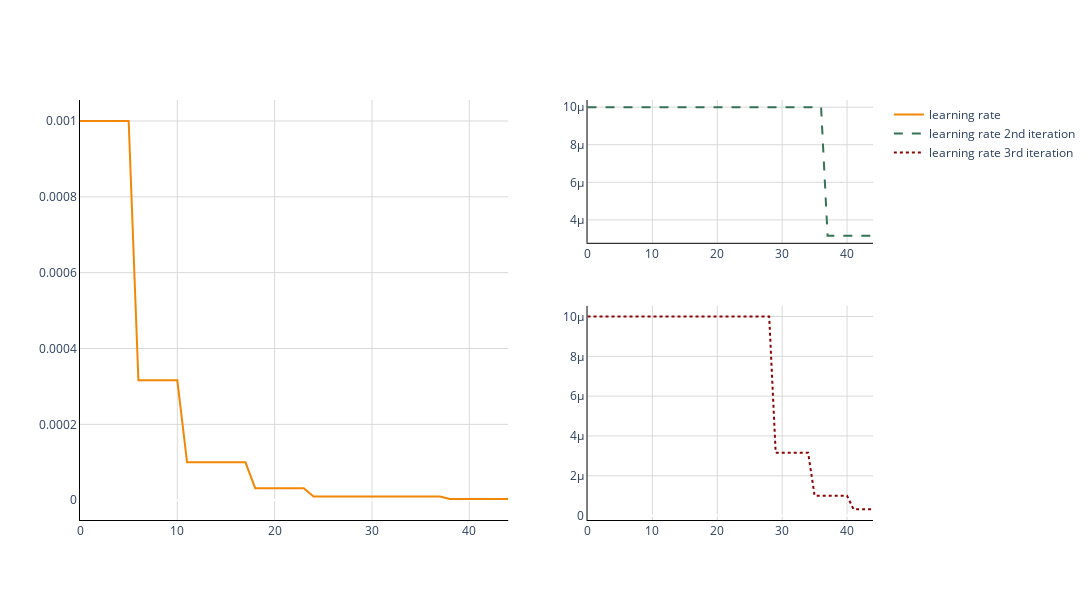

The cell this chart's notebook holds for it:
### Code cell
fig = make_subplots(
    rows=2, cols=2,
    column_widths=[0.6, 0.4],
    row_heights=[0.4, 0.6],
    specs=[[{"type": "scatter", "rowspan": 2}, {"type": "scatter"}],
           [None, {"type": "scatter"}]])

fig.add_trace(go.Scatter(x=list(range(log_history_1.shape[0])), y=log_history_1.lr,
                         mode='lines',
                         name='learning rate',
                         marker=dict(color="#F28705")),
              row=1, col=1)

fig.add_trace(go.Scatter(x=list(range(log_history_1_2nd.shape[0])), y=log_history_1_2nd.lr,
                         mode='lines',
                         name='learning rate 2nd iteration',
                         line=dict(color="#347355", dash='dash')),
              row=1, col=2)

fig.add_trace(go.Scatter(x=list(range(log_history_1_3rd.shape[0])), y=log_history_1_3rd.lr,
                         mode='lines',
                         name='learning rate 3rd iteration',
                         line=dict(color="#8C0303", dash='dot')),
              row=2, col=2)

fig.update_layout(height=600,
                  width=1300,
                  plot_bgcolor='white')

fig.update_xaxes(showline=True, linecolor='black', gridcolor='#D9D9D9')
fig.update_yaxes(showline=True, linecolor='black', gridcolor='#D9D9D9')

fig.show()

### Figure 1 — Plotly figure (JSON) as saved in the notebook; plotly's stock layout.template omitted (floating-point values rounded to 4 significant figures)
{"data": [{"marker": {"color": "#F28705"}, "mode": "lines", "name": "learning rate", "x": [0, 1, 2, 3, 4, 5, 6, 7, 8, 9, 10, 11, 12, 13, 14, 15, 16, 17, 18, 19, 20, 21, 22, 23, 24, 25, 26, 27, 28, 29, 30, 31, 32, 33, 34, 35, 36, 37, 38, 39, 40, 41, 42, 43, 44], "y": [0.001, 0.001, 0.001, 0.001, 0.001, 0.001, 0.0003162, 0.0003162, 0.0003162, 0.0003162, 0.0003162, 0.0001, 0.0001, 0.0001, 0.0001, 0.0001, 0.0001, 0.0001, 3.162e-05, 3.162e-05, 3.162e-05, 3.162e-05, 3.162e-05, 3.162e-05, 1e-05, 1e-05, 1e-05, 1e-05, 1e-05, 1e-05, 1e-05, 1e-05, 1e-05, 1e-05, 1e-05, 1e-05, 1e-05, 1e-05, 3.162e-06, 3.162e-06, 3.162e-06, 3.162e-06, 3.162e-06, 3.162e-06, 3.162e-06], "type": "scatter", "xaxis": "x", "yaxis": "y"}, {"line": {"color": "#347355", "dash": "dash"}, "mode": "lines", "name": "learning rate 2nd iteration", "x": [0, 1, 2, 3, 4, 5, 6, 7, 8, 9, 10, 11, 12, 13, 14, 15, 16, 17, 18, 19, 20, 21, 22, 23, 24, 25, 26, 27, 28, 29, 30, 31, 32, 33, 34, 35, 36, 37, 38, 39, 40, 41, 42, 43, 44], "y": [1e-05, 1e-05, 1e-05, 1e-05, 1e-05, 1e-05, 1e-05, 1e-05, 1e-05, 1e-05, 1e-05, 1e-05, 1e-05, 1e-05, 1e-05, 1e-05, 1e-05, 1e-05, 1e-05, 1e-05, 1e-05, 1e-05, 1e-05, 1e-05, 1e-05, 1e-05, 1e-05, 1e-05, 1e-05, 1e-05, 1e-05, 1e-05, 1e-05, 1e-05, 1e-05, 1e-05, 1e-05, 3.162e-06, 3.162e-06, 3.162e-06, 3.162e-06, 3.162e-06, 3.162e-06, 3.162e-06, 3.162e-06], "type": "scatter", "xaxis": "x2", "yaxis": "y2"}, {"line": {"color": "#8C0303", "dash": "dot"}, "mode": "lines", "name": "learning rate 3rd iteration", "x": [0, 1, 2, 3, 4, 5, 6, 7, 8, 9, 10, 11, 12, 13, 14, 15, 16, 17, 18, 19, 20, 21, 22, 23, 24, 25, 26, 27, 28, 29, 30, 31, 32, 33, 34, 35, 36, 37, 38, 39, 40, 41, 42, 43, 44], "y": [1e-05, 1e-05, 1e-05, 1e-05, 1e-05, 1e-05, 1e-05, 1e-05, 1e-05, 1e-05, 1e-05, 1e-05, 1e-05, 1e-05, 1e-05, 1e-05, 1e-05, 1e-05, 1e-05, 1e-05, 1e-05, 1e-05, 1e-05, 1e-05, 1e-05, 1e-05, 1e-05, 1e-05, 1e-05, 3.162e-06, 3.162e-06, 3.162e-06, 3.162e-06, 3.162e-06, 3.162e-06, 1e-06, 1e-06, 1e-06, 1e-06, 1e-06, 1e-06, 3.162e-07, 3.162e-07, 3.162e-07, 3.162e-07], "type": "scatter", "xaxis": "x3", "yaxis": "y3"}], "layout": {"xaxis": {"anchor": "y", "domain": [0.0, 0.54], "showline": true, "linecolor": "black", "gridcolor": "#D9D9D9"}, "yaxis": {"anchor": "x", "domain": [0.0, 1.0], "showline": true, "linecolor": "black", "gridcolor": "#D9D9D9"}, "xaxis2": {"anchor": "y2", "domain": [0.64, 1.0], "showline": true, "linecolor": "black", "gridcolor": "#D9D9D9"}, "yaxis2": {"anchor": "x2", "domain": [0.66, 1.0], "showline": true, "linecolor": "black", "gridcolor": "#D9D9D9"}, "xaxis3": {"anchor": "y3", "domain": [0.64, 1.0], "showline": true, "linecolor": "black", "gridcolor": "#D9D9D9"}, "yaxis3": {"anchor": "x3", "domain": [0.0, 0.51], "showline": true, "linecolor": "black", "gridcolor": "#D9D9D9"}, "height": 600, "width": 1300, "plot_bgcolor": "white"}}
